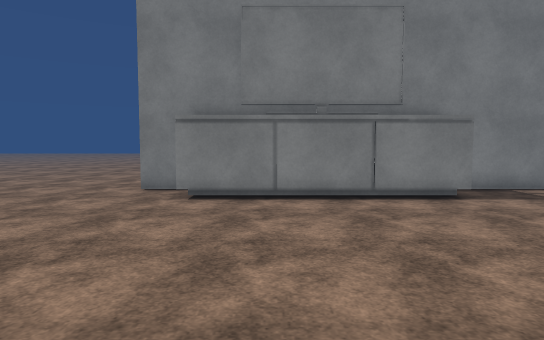
[1] (above)

16 first-person views from a walk through a 3-D level made in the Unity game engine. The camera is 1.4 m above the floor, tilts 4° down and sees 75° across. The floor is counted in squares, 1 m on a side. Each view is taken from the middle of a square. On the plan, view 1 faces up. The plan holds only what a view shows up to about 15 squares ahead; the rest is blank. The place goes on beyond the plan. The player character is not drawn. Surface patterns are stand-ins for the level's own textures.

[2]
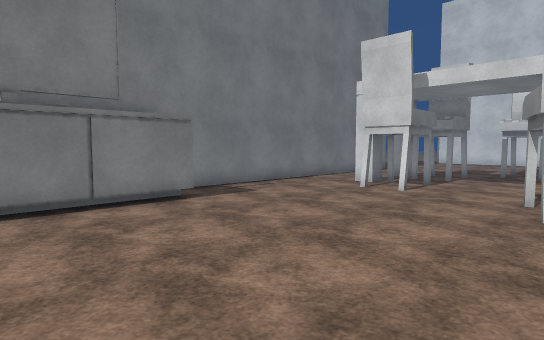

[3]
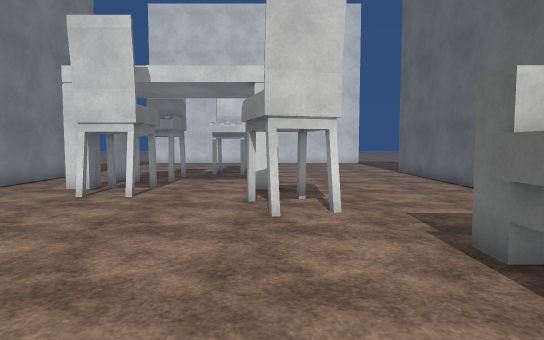

[4]
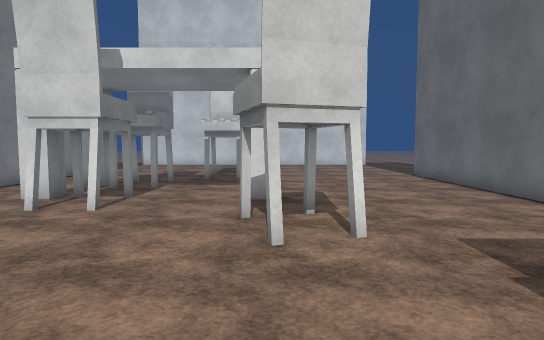

[5]
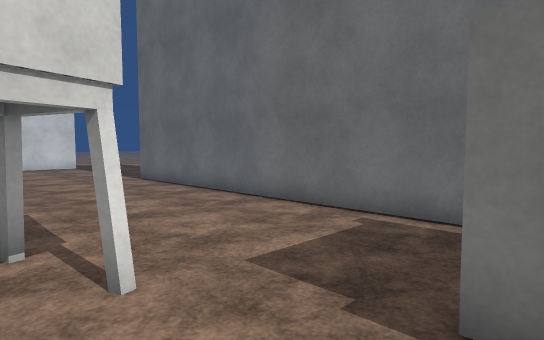

[6]
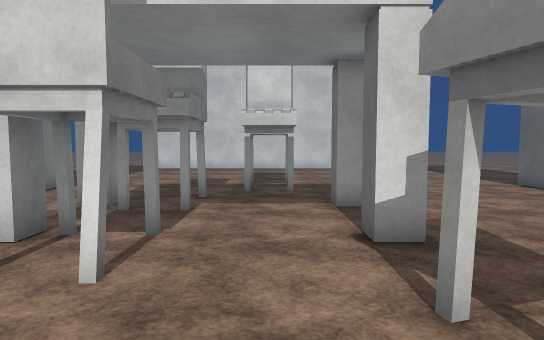

[7]
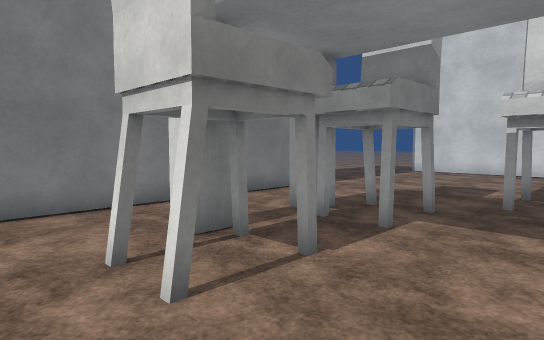

[8]
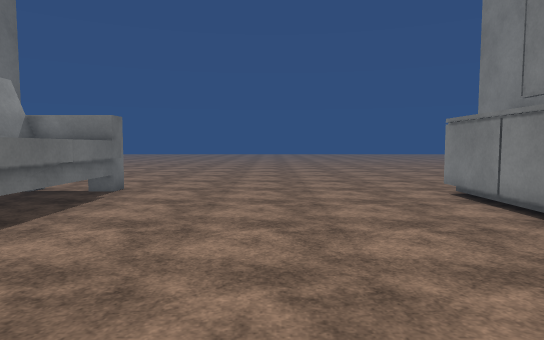

[9]
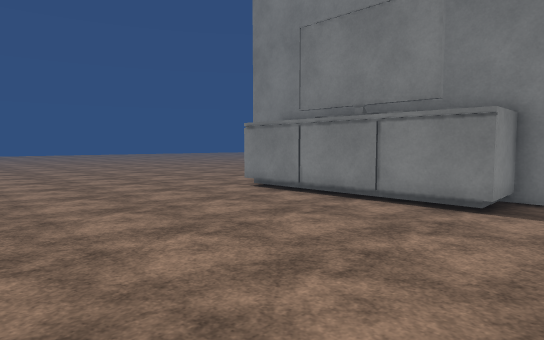

[10]
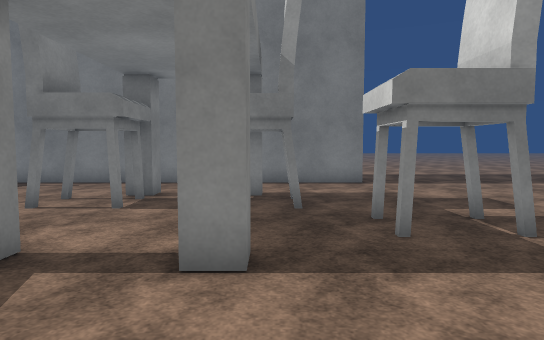

[11]
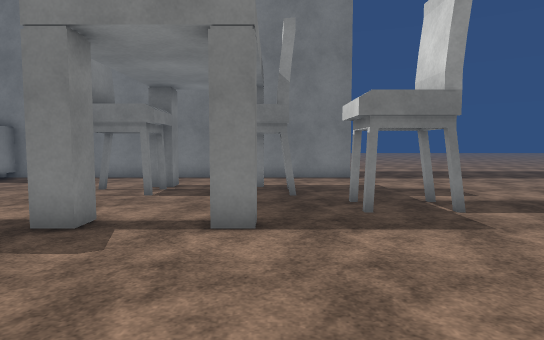

[12]
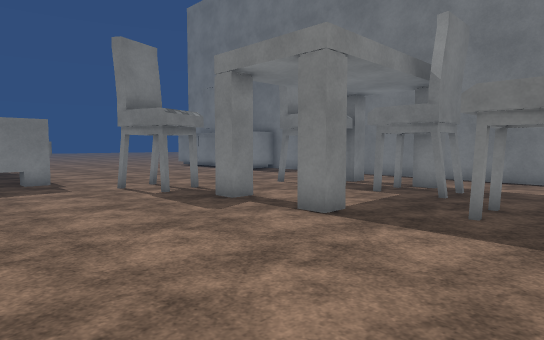

[13]
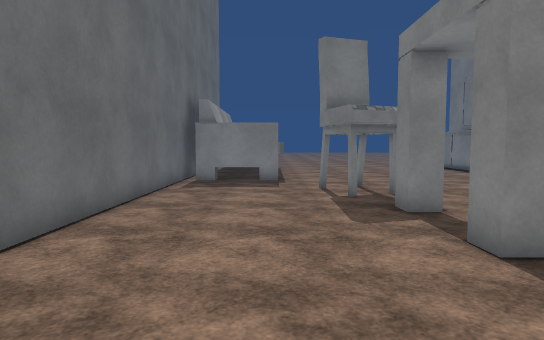

[14]
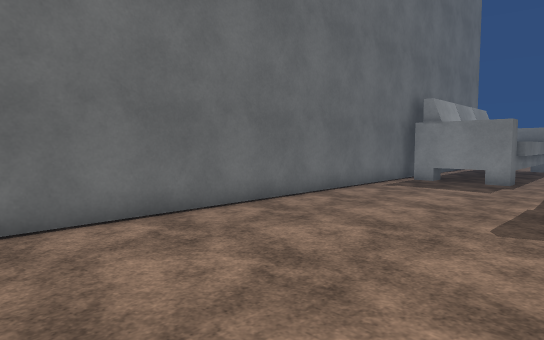

[15]
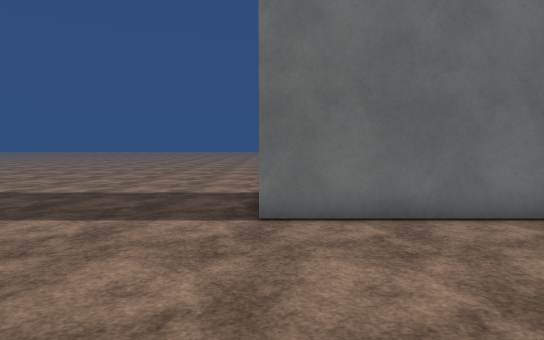

[16]
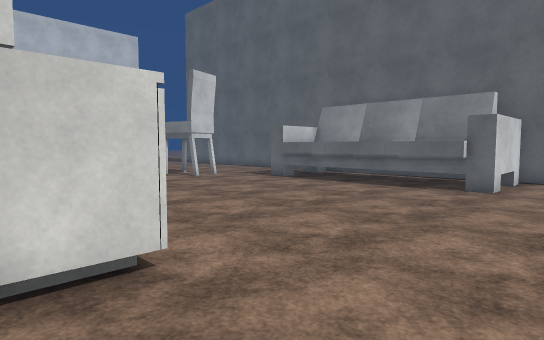

### Floor plan
Key: @ floor where view 1 was taken; # wall or solid block; . floor; ^ raised ledge; C chair; O other object.
Columns run from 6 left of view 1 to 20 right of it. Each row starts with its distance up from view 1.
 14 ..
 13 ..
 12 ..
 11 ..##O      ###############.
 10 ....OOOOOOOO...............
  9 ....OOOOOOOO...............
  8 ..................OO.OO....
  7 .................CC..CC....
  6 .................CC..CC....
  5 ........................C.C
  4 ...........................
  3 ................C.......C.C
  2 ..............C...OO.OO....
  1 ..............CCC..........
  0 ......@....................
 -1 ...#^^^^^^^##..............
 -2 ...#       ##..............
 -3 ...#####   ##..............
 -4   .# #     ##..............
 -5   ####     ###############.
 -6                           .
 -7                           .
 -8                           .
 -9                           .
-10                           .

Positions as (right, up) in squares from view 1, and headings:
1: (0, 0), facing up
2: (0, 1), facing up-right
3: (1, 2), facing right
4: (3, 2), facing right
5: (5, 2), facing down-right
6: (7, 4), facing right
7: (9, 3), facing up-right
8: (8, 4), facing left
9: (7, 1), facing up-left
10: (16, -2), facing up
11: (16, -4), facing up
12: (20, -4), facing up-left
13: (20, -1), facing left
14: (20, 2), facing down-left
15: (19, 2), facing down
16: (-6, 11), facing down-right
